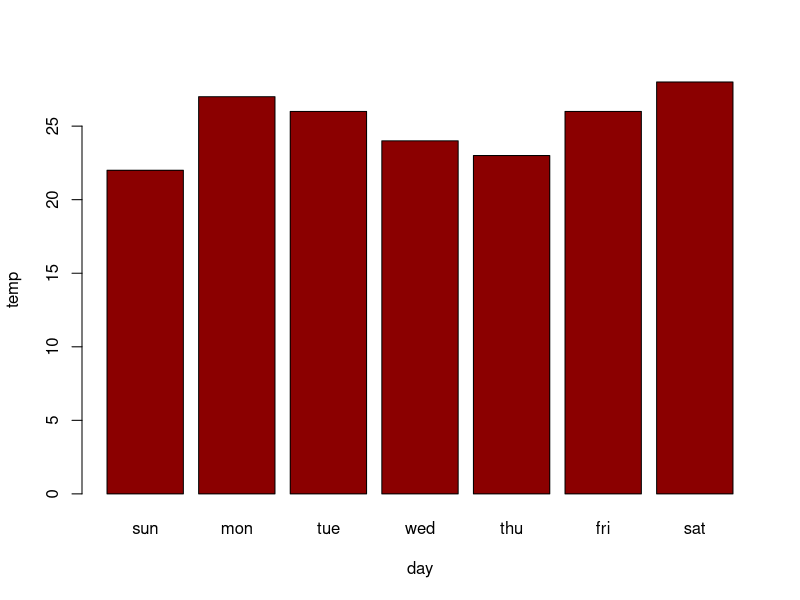

Write the R code that produced this figure.
# Bar plots 

max_temp <- c(22, 27, 26, 24, 23, 26, 28)

M <- c("sun", "mon","tue","wed","thu","fri","sat")
barplot(max_temp,names.arg = M, xlab="day", ylab = "temp",col = "darkred")



